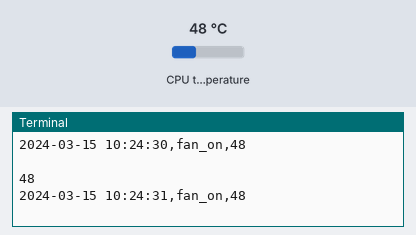
Simulated run of this program. Board: Raspberry Pi (BCM pin numbers). On the bench: the last lines printed to the terminal. The inputs (shaded band) are chosen by the test bench; at power-on: CPU temperature 48 °C. The clock reads 2024-03-15 10:24:30 at power-on unless the program sets it; files the program writes start out absent.

Above: at 1.2 s.
1.3 s: CPU temperature set to 31 °C
At 2.6 s:
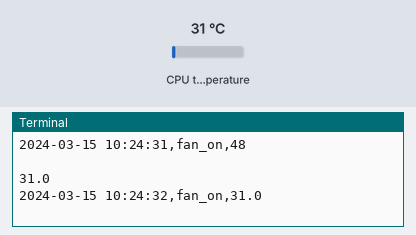
2.8 s: CPU temperature set to 44 °C
At 3.8 s:
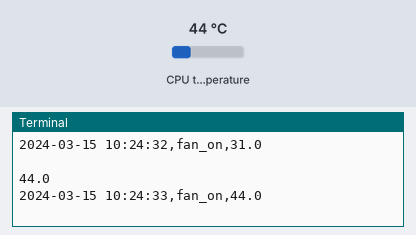
Timing chart, 0 to 5.8 s (numbered marks = the images above; inputs shaded):
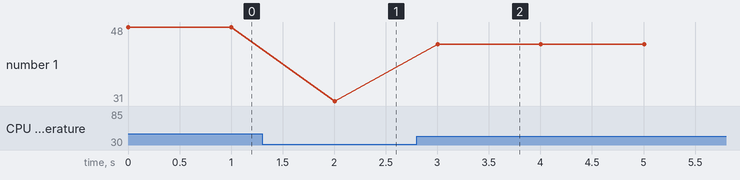

The program:

cpu_temperature.py
```python
# Measures cpu temp during 200 sec. I use this to compare variations with /without fan

from gpiozero import CPUTemperature

from time import sleep, strftime, time

cpu = CPUTemperature()  #creates an object

count =0

fan="fan_on"

with open("/home/pi/Documents/python/measured_temp.csv", "a") as log:  #log makes new data appends last row in file
    while True:

        count=count + 1

        if count>2400 :

            print ("Meausrements completed")
            break


        temp = cpu.temperature   #write cpu.temperature in the shell just to understand

        log.write("{0},{1},{2}\n".format(strftime("%Y-%m-%d %H:%M:%S"), fan, temp ))

        print (temp)
        print ("{0},{1},{2}\n".format(strftime("%Y-%m-%d %H:%M:%S"), fan, temp ))

        sleep(1)
```

Measured:
- after the input at 1.3 s, the terminal: prints a new line after 0.70 s (image 1)
- after the input at 2.8 s, the terminal: prints a new line after 0.20 s (image 2)
- plotted number 1: 31 → 44 after the input at 2.8 s
